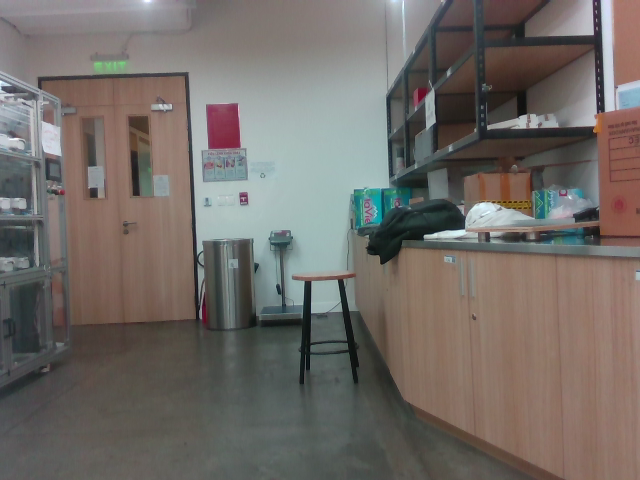
#> input picture color.png, 640 x 480 px
$ python align_image.py
#> lines starting #> are read from the running program, lines starting #| are printed output that depends on the picture
import json
import numpy as np
import cv2
import open3d as o3d

# Load parameters from JSON file
with open('camera_params.json', 'r') as f:
#> (reads camera_params.json from the repository)
    params = json.load(f)

# Extract intrinsics and extrinsics
color_intr = params["color_intrinsics"]
depth_intr = params["depth_intrinsics"]
extrinsics = params["extrinsics"]

R = np.array(extrinsics["rotation"]).reshape(3, 3)
T = np.array(extrinsics["translation"]).reshape(3, 1)

depth_camera_matrix = np.array([
    [depth_intr["fx"], 0, depth_intr["ppx"]],
    [0, depth_intr["fy"], depth_intr["ppy"]],
    [0, 0, 1]
])

color_camera_matrix = np.array([
    [color_intr["fx"], 0, color_intr["ppx"]],
    [0, color_intr["fy"], color_intr["ppy"]],
    [0, 0, 1]
])

# Load images
color_image = cv2.imread("color.png")
#> color_image is the input picture: shape (480, 640, 3); mean B, G, R 103.1, 107.7, 113.6
depth_image = cv2.imread("depth.png", cv2.IMREAD_UNCHANGED).astype(np.float32)
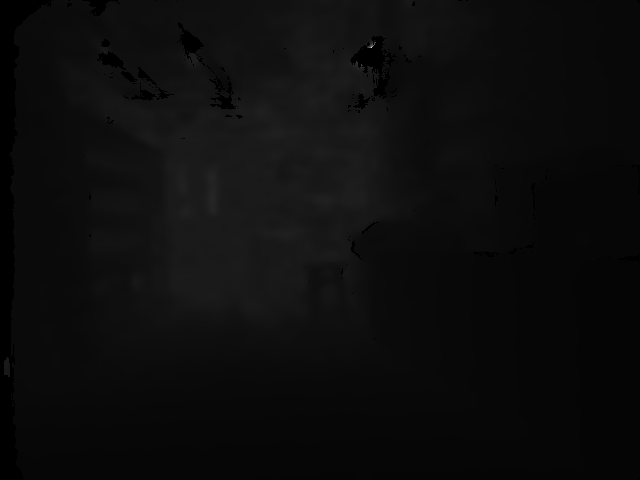
#> input picture depth.png, 640 x 480 px
#> depth_image: shape (480, 640) float32; min 0, max 55757, mean 3284.4

depth_image_meters = depth_image / 1000.0  # Convert mm to meters

height, width = depth_image.shape
#> height = 480; width = 640
u, v = np.meshgrid(np.arange(width), np.arange(height))
u = u.flatten()
v = v.flatten()
z = depth_image_meters.flatten()

valid = z > 0
u = u[valid]
v = v[valid]
z = z[valid]

x = (u - depth_intr["ppx"]) * z / depth_intr["fx"]
y = (v - depth_intr["ppy"]) * z / depth_intr["fy"]
depth_points = np.vstack((x, y, z))

color_points = R @ depth_points + T
uv_homog = color_camera_matrix @ color_points
u_color = (uv_homog[0] / uv_homog[2]).astype(int)
v_color = (uv_homog[1] / uv_homog[2]).astype(int)

valid = (u_color >= 0) & (u_color < color_intr["width"]) & (v_color >= 0) & (v_color < color_intr["height"])
u_color = u_color[valid]
v_color = v_color[valid]
z = z[valid]

aligned_depth_image = np.zeros((color_intr["height"], color_intr["width"]), dtype=np.float32)
aligned_depth_image[v_color, u_color] = z
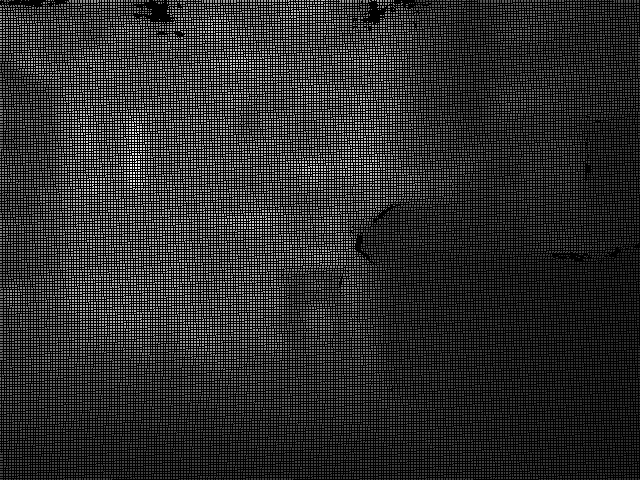
#> aligned_depth_image: shape (480, 640) float32; min 0, max 9.73, mean 1.73; drawn with min black and max white

original_depth_colormap = cv2.applyColorMap(cv2.convertScaleAbs(depth_image, alpha=255.0 / np.max(depth_image)), cv2.COLORMAP_JET)
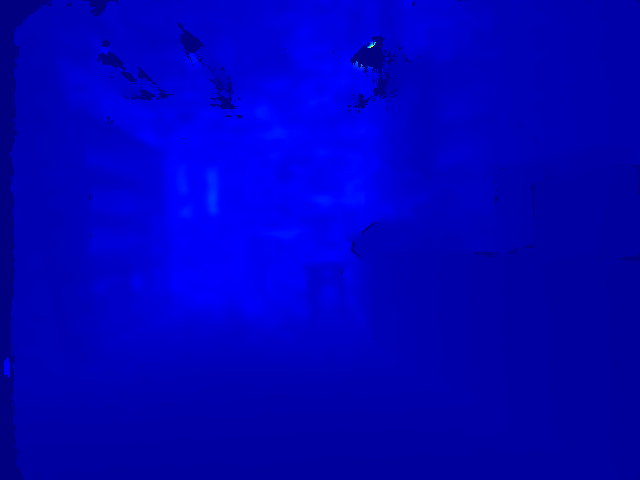
#> original_depth_colormap: shape (480, 640, 3); mean B, G, R 187.8, 0.2, 0
aligned_depth_colormap = cv2.applyColorMap(cv2.convertScaleAbs(aligned_depth_image, alpha=255.0 / np.max(aligned_depth_image)), cv2.COLORMAP_JET)
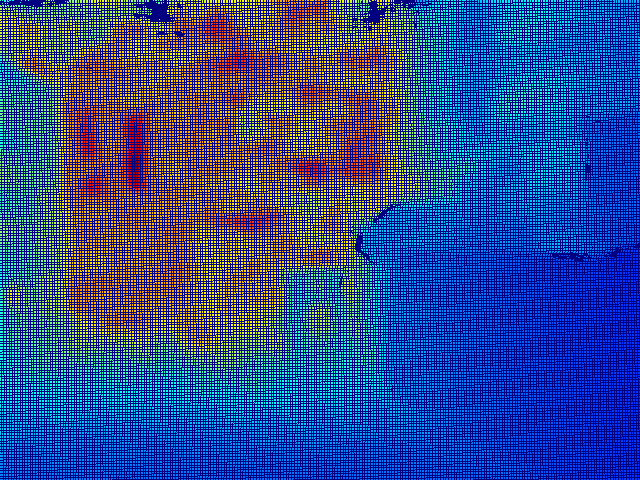
#> aligned_depth_colormap: shape (480, 640, 3); mean B, G, R 137, 74.8, 41.1

while True:
    cv2.imshow("Original RGB Image", color_image)
    cv2.imshow("Original Depth Image", original_depth_colormap)
    cv2.imshow("Aligned Depth Image", aligned_depth_colormap)
    combined = np.hstack((color_image, aligned_depth_colormap))
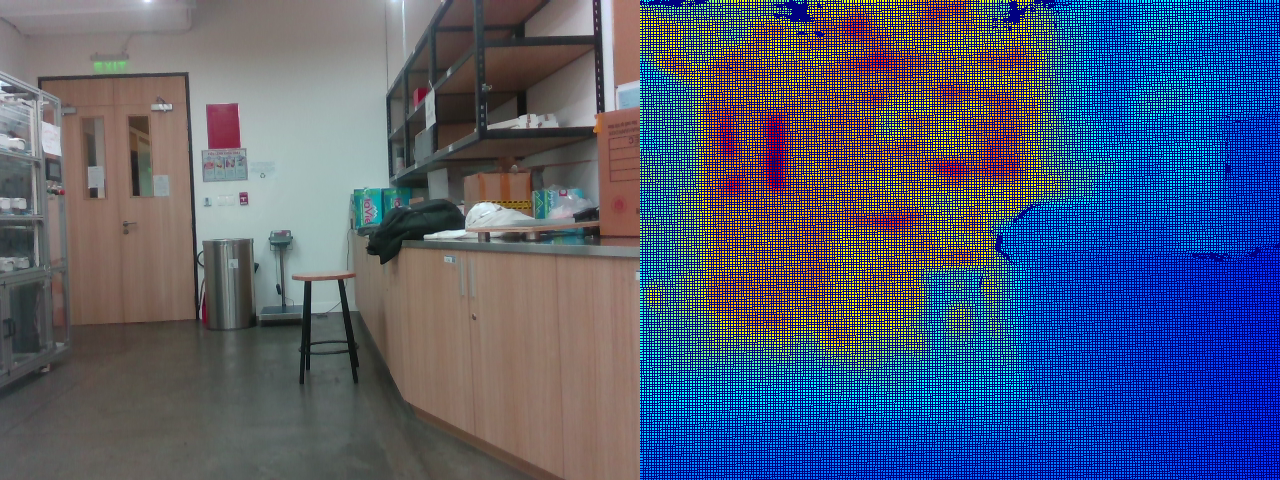
#> combined: shape (480, 1280, 3); mean B, G, R 120, 91.3, 77.3
    cv2.imshow("Side-by-Side Comparison: RGB + Aligned Depth", combined)

    valid_points = color_points[:, valid].T
    valid_colors = color_image[v_color, u_color][:, ::-1] / 255.0

    pcd = o3d.geometry.PointCloud()
    pcd.points = o3d.utility.Vector3dVector(valid_points)
    pcd.colors = o3d.utility.Vector3dVector(valid_colors)

    o3d.visualization.draw_geometries([pcd], window_name="3D Point Cloud", width=800, height=600)

    if cv2.waitKey(1) & 0xFF == ord('q'):
#> (key q is pressed here)
        break

cv2.destroyAllWindows()
